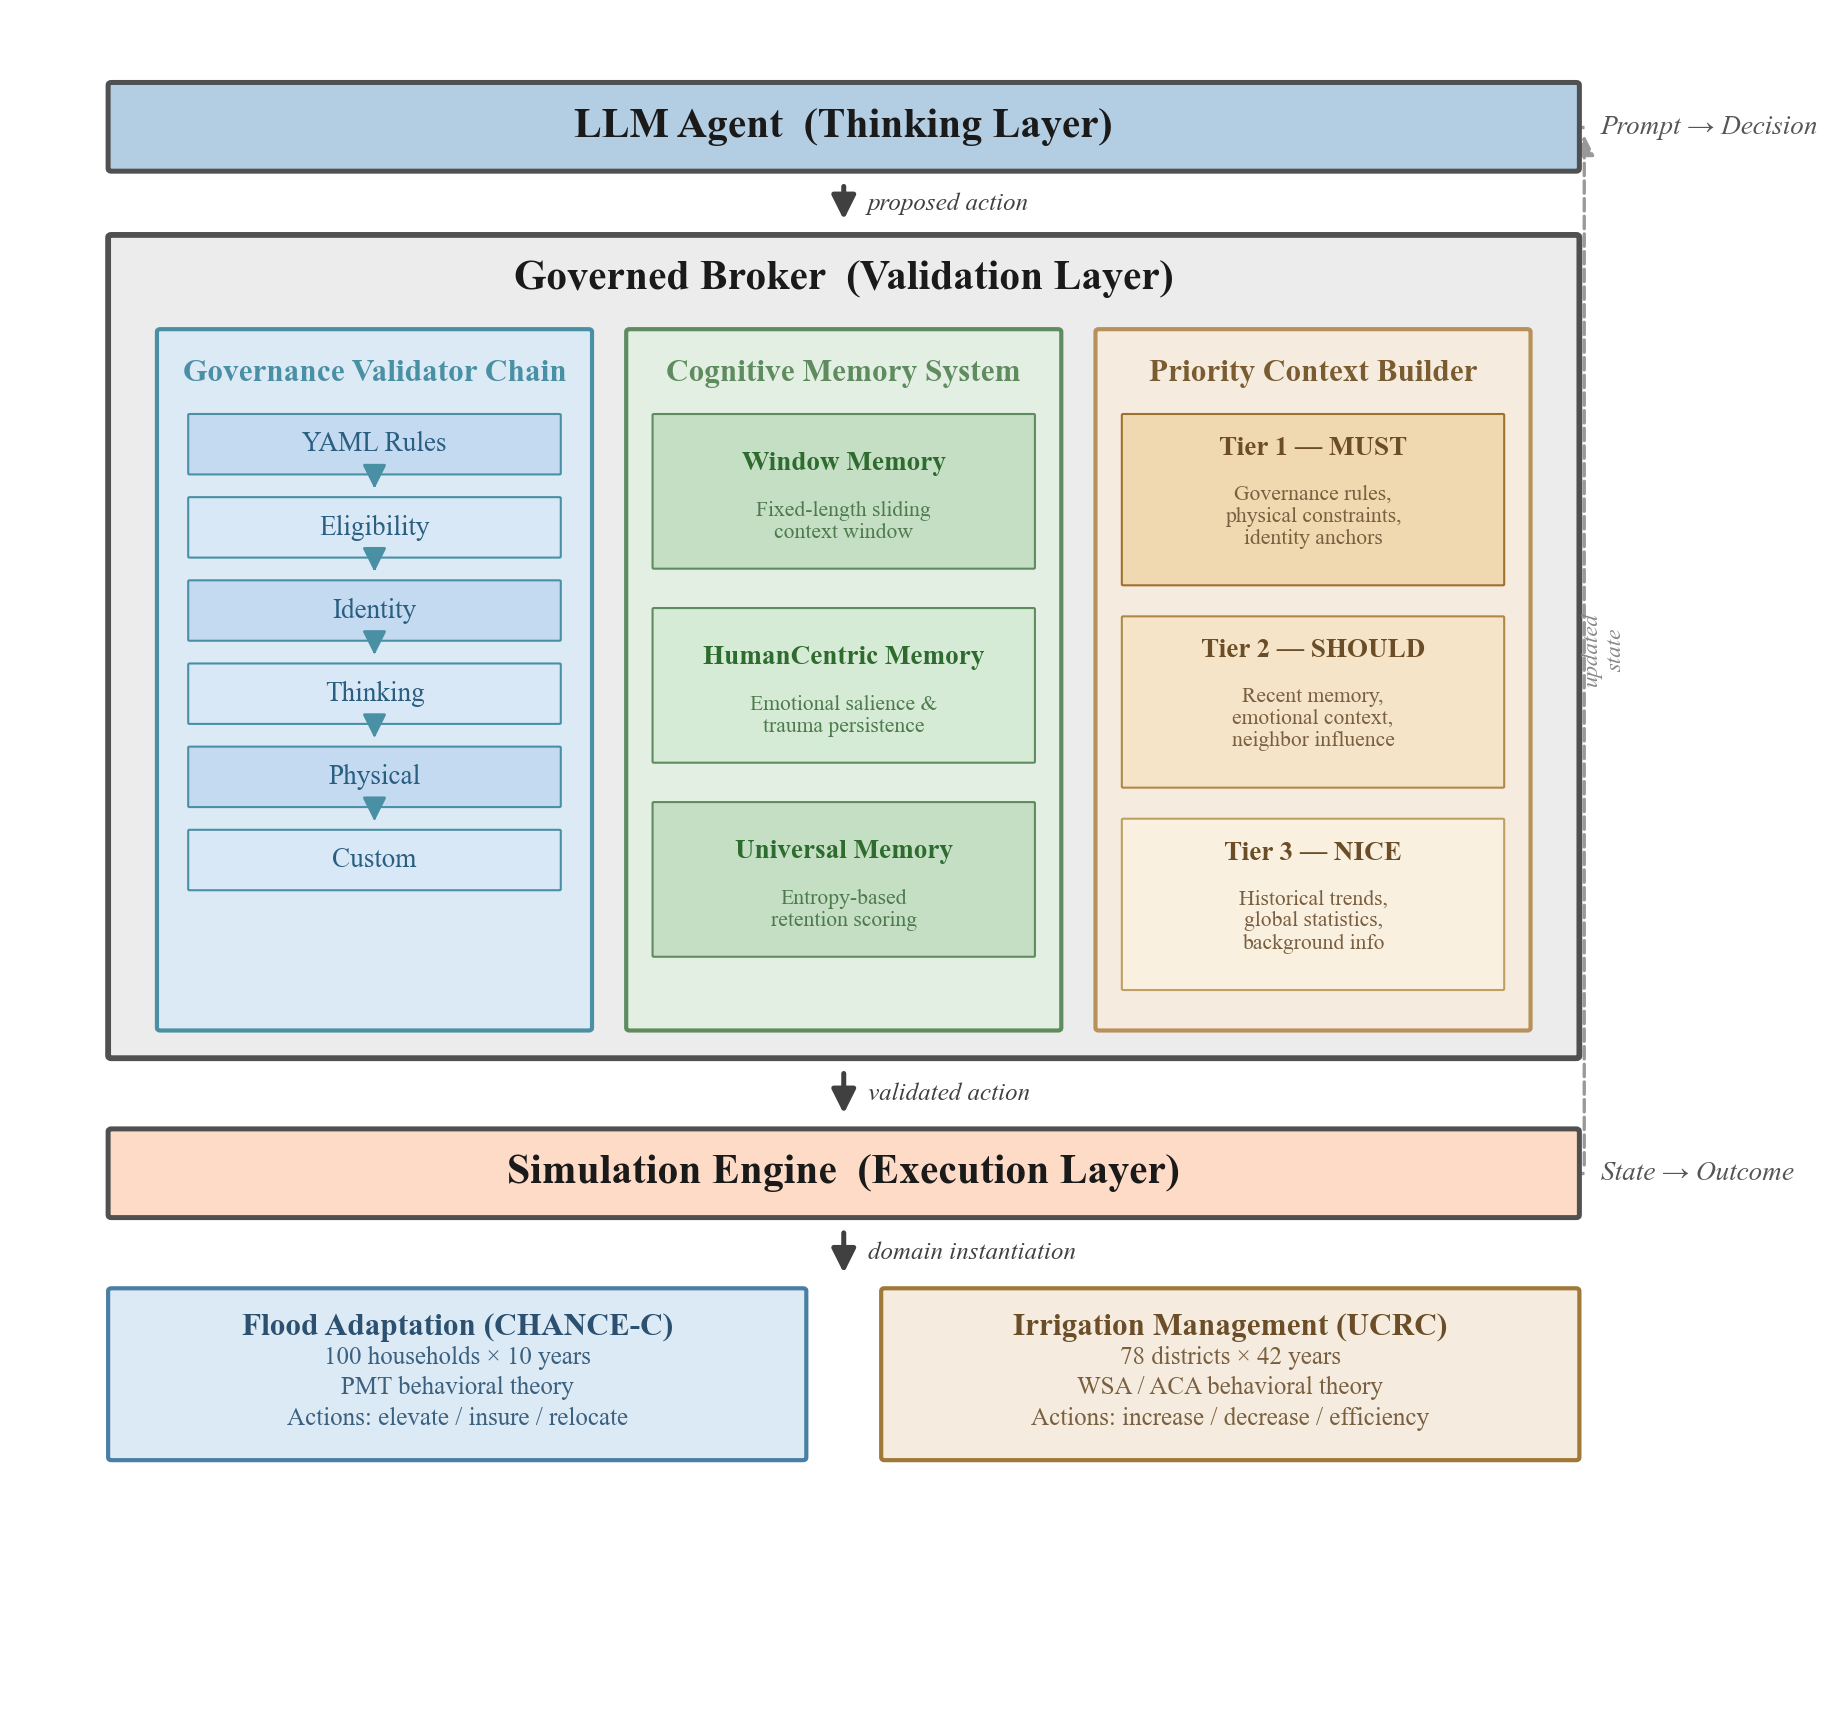

The Python source for this figure:
"""
SAGE Paper -- Figure 1: Architecture Overview
==============================================
Three-layer separation diagram for the WRR Technical Report.

    LLM Agent (Thinking)
        |
    Governed Broker (Validation)   <-- Three Pillars inside
        |
    Simulation Engine (Execution)

Within the Governed Broker the three pillars are shown:
  1. Governance Validator Chain
  2. Cognitive Memory
  3. Priority Context Builder

At the bottom, two domain-instantiation boxes:
  - Flood Adaptation  (100 households x 10 yr)
  - Irrigation Management (78 districts x 42 yr)

AGU/WRR figure requirements:
  - 300 DPI minimum
  - Serif font (Times New Roman)
  - Full-width figure (~7 inches / 170 mm)
  - Clean, muted colour palette

Usage:
  python fig1_architecture.py
"""

from pathlib import Path

import matplotlib
matplotlib.use("Agg")
import matplotlib.pyplot as plt
from matplotlib.patches import FancyBboxPatch

# ---------- paths ----------
SCRIPT_DIR = Path(__file__).resolve().parent

# ---------- style ----------
plt.rcParams.update({
    "font.family": "serif",
    "font.serif": ["Times New Roman", "DejaVu Serif"],
    "font.size": 8,
    "axes.labelsize": 9,
    "axes.titlesize": 10,
    "legend.fontsize": 7,
    "xtick.labelsize": 7,
    "ytick.labelsize": 7,
    "figure.dpi": 300,
    "savefig.dpi": 300,
    "savefig.bbox": "tight",
})

# ---------- colour palette (muted) ----------
COL_AGENT    = "#B3CDE3"   # light steel blue
COL_BROKER   = "#ECECEC"   # light gray
COL_ENGINE   = "#FDDBC7"   # light peach / orange
COL_PILLAR1  = "#4A90A4"   # muted teal-blue  (Governance)
COL_PILLAR2  = "#5E8C5E"   # muted sage-green (Memory)
COL_PILLAR3  = "#B8905A"   # muted warm-tan   (Priority)
COL_ARROW    = "#404040"   # dark gray
COL_TEXT     = "#1A1A1A"   # near-black
COL_BORDER   = "#505050"   # medium gray


# ── helpers ──────────────────────────────────────────────────────────
def _box(ax, x, y, w, h, fc, ec=COL_BORDER, lw=1.0, zorder=2):
    """Rounded box. (x,y) is bottom-left corner."""
    p = FancyBboxPatch((x, y), w, h, boxstyle="round,pad=0.02",
                       facecolor=fc, edgecolor=ec, linewidth=lw, zorder=zorder)
    ax.add_patch(p)
    return p


def _sbox(ax, x, y, w, h, fc, ec=COL_BORDER, lw=0.6, zorder=3):
    """Small rounded box. (x,y) is bottom-left corner."""
    p = FancyBboxPatch((x, y), w, h, boxstyle="round,pad=0.008",
                       facecolor=fc, edgecolor=ec, linewidth=lw, zorder=zorder)
    ax.add_patch(p)
    return p


def _txt(ax, x, y, s, fs=8, fw="normal", fc=COL_TEXT, ha="center",
         va="center", zorder=5, **kw):
    return ax.text(x, y, s, fontsize=fs, fontweight=fw, color=fc,
                   ha=ha, va=va, zorder=zorder, **kw)


def _arrow(ax, x, y0, y1, color=COL_ARROW, lw=1.2):
    ax.annotate("", xy=(x, y1), xytext=(x, y0),
                arrowprops=dict(arrowstyle="-|>", color=color, lw=lw,
                                mutation_scale=12), zorder=10)


# ══════════════════════════════════════════════════════════════════════
def draw_architecture():
    fig, ax = plt.subplots(figsize=(7.0, 7.2))
    ax.set_xlim(0, 10)
    ax.set_ylim(0, 12.0)
    ax.axis("off")

    # ── global geometry ──────────────────────────────────────────────
    x0 = 0.50
    W  = 9.00                         # full width of main layers

    # vertical stack (top to bottom -- all "top" values)
    yA_top = 11.60;  hA = 0.60       # Agent box
    yB_top = 10.50;  hB = 5.90       # Broker box (large)
    yE_top =  4.05;  hE = 0.60       # Engine box
    yD_top =  2.90                    # Domain row top

    # ── 1. LLM Agent ────────────────────────────────────────────────
    _box(ax, x0, yA_top - hA, W, hA, COL_AGENT, lw=1.2)
    _txt(ax, x0 + W/2, yA_top - hA/2,
         "LLM Agent  (Thinking Layer)", fs=10, fw="bold")
    _txt(ax, x0 + W + 0.15, yA_top - hA/2,
         "Prompt \u2192 Decision", fs=6.5, fc="#555555",
         ha="left", fontstyle="italic")

    # arrow Agent --> Broker
    _arrow(ax, x0 + W/2, yA_top - hA - 0.07, yB_top + 0.07)
    _txt(ax, x0 + W/2 + 0.15, (yA_top - hA + yB_top)/2,
         "proposed action", fs=6, fc=COL_ARROW, ha="left", fontstyle="italic")

    # ── 2. Governed Broker ──────────────────────────────────────────
    _box(ax, x0, yB_top - hB, W, hB, COL_BROKER, lw=1.4)
    _txt(ax, x0 + W/2, yB_top - 0.30,
         "Governed Broker  (Validation Layer)", fs=10, fw="bold")

    # --- pillar geometry ---
    # pillar outer boxes
    pTop  = yB_top - 0.68             # top of pillar boxes
    pBot  = yB_top - hB + 0.20       # bottom of pillar boxes
    pH    = pTop - pBot               # pillar height
    pGap  = 0.25
    pMarg = 0.30
    uW    = W - 2*pMarg
    pW    = (uW - 2*pGap) / 3
    pX    = [x0 + pMarg + i*(pW + pGap) for i in range(3)]

    # The pillar header text sits 0.30 below pillar top.
    # The first content box TOP edge sits 0.56 below pillar top.
    hdr_y = pTop - 0.30               # y of header text
    cnt_top = pTop - 0.60             # y of first content box TOP edge

    # ── Pillar 1 : Governance Validator Chain ────────────────────
    _box(ax, pX[0], pBot, pW, pH, "#DCEAF5", ec=COL_PILLAR1, lw=1.0)
    _txt(ax, pX[0] + pW/2, hdr_y,
         "Governance Validator Chain", fs=7.5, fw="bold", fc=COL_PILLAR1)

    validators = ["YAML Rules", "Eligibility", "Identity",
                  "Thinking", "Physical", "Custom"]
    vH = 0.42;  vG = 0.18
    vX = pX[0] + 0.18;  vW = pW - 0.36
    vC = ["#C3DAF0", "#D8E8F6"]
    for i, vl in enumerate(validators):
        # top of box i = cnt_top - i*(vH+vG)
        # bottom-left y = top - vH
        v_top = cnt_top - i*(vH + vG)
        vy = v_top - vH
        _sbox(ax, vX, vy, vW, vH, vC[i % 2], ec=COL_PILLAR1, lw=0.5)
        _txt(ax, vX + vW/2, vy + vH/2, vl, fs=6.5, fc="#2B5F82")
        if i < len(validators) - 1:
            _arrow(ax, vX + vW/2, vy - 0.01, vy - vG + 0.01,
                   color=COL_PILLAR1, lw=0.7)

    # ── Pillar 2 : Cognitive Memory System ───────────────────────
    _box(ax, pX[1], pBot, pW, pH, "#E3EFE3", ec=COL_PILLAR2, lw=1.0)
    _txt(ax, pX[1] + pW/2, hdr_y,
         "Cognitive Memory System", fs=7.5, fw="bold", fc=COL_PILLAR2)

    memories = [
        ("Window Memory",       "Fixed-length sliding\ncontext window"),
        ("HumanCentric Memory", "Emotional salience &\ntrauma persistence"),
        ("Universal Memory",    "Entropy-based\nretention scoring"),
    ]
    mH = 1.10;  mG = 0.30
    mX = pX[1] + 0.15;  mW = pW - 0.30
    mC = ["#C5DFC5", "#D6EBD6", "#C5DFC5"]
    for i, (mn, md) in enumerate(memories):
        m_top = cnt_top - i*(mH + mG)
        my = m_top - mH
        _sbox(ax, mX, my, mW, mH, mC[i], ec=COL_PILLAR2, lw=0.5)
        _txt(ax, mX + mW/2, my + mH*0.68, mn,
             fs=6.5, fw="bold", fc="#2E6B2E")
        _txt(ax, mX + mW/2, my + mH*0.30, md,
             fs=5.2, fc="#4E7A4E", linespacing=1.15)

    # ── Pillar 3 : Priority Context Builder ──────────────────────
    _box(ax, pX[2], pBot, pW, pH, "#F5ECDF", ec=COL_PILLAR3, lw=1.0)
    _txt(ax, pX[2] + pW/2, hdr_y,
         "Priority Context Builder", fs=7.5, fw="bold", fc="#7A5C30")

    tiers = [
        ("Tier 1 \u2014 MUST",   "Governance rules,\nphysical constraints,\nidentity anchors"),
        ("Tier 2 \u2014 SHOULD", "Recent memory,\nemotional context,\nneighbor influence"),
        ("Tier 3 \u2014 NICE",   "Historical trends,\nglobal statistics,\nbackground info"),
    ]
    tH = 1.22;  tG = 0.24
    tX = pX[2] + 0.15;  tW = pW - 0.30
    tC  = ["#F0D8B0", "#F5E4C8", "#FAF0E0"]
    tEC = ["#A07030", "#B08848", "#C0A060"]
    for i, (tn, td) in enumerate(tiers):
        t_top = cnt_top - i*(tH + tG)
        ty = t_top - tH
        _sbox(ax, tX, ty, tW, tH, tC[i], ec=tEC[i], lw=0.5)
        _txt(ax, tX + tW/2, ty + tH*0.80, tn,
             fs=6.5, fw="bold", fc="#6B4E28")
        _txt(ax, tX + tW/2, ty + tH*0.40, td,
             fs=5.2, fc="#7A6040", linespacing=1.15)

    # arrow Broker --> Engine
    _arrow(ax, x0 + W/2, yB_top - hB - 0.07, yE_top + 0.07)
    _txt(ax, x0 + W/2 + 0.15, (yB_top - hB + yE_top)/2,
         "validated action", fs=6, fc=COL_ARROW, ha="left", fontstyle="italic")

    # ── 3. Simulation Engine ────────────────────────────────────────
    _box(ax, x0, yE_top - hE, W, hE, COL_ENGINE, lw=1.2)
    _txt(ax, x0 + W/2, yE_top - hE/2,
         "Simulation Engine  (Execution Layer)", fs=10, fw="bold")
    _txt(ax, x0 + W + 0.15, yE_top - hE/2,
         "State \u2192 Outcome", fs=6.5, fc="#555555",
         ha="left", fontstyle="italic")

    # arrow Engine --> Domain
    _arrow(ax, x0 + W/2, yE_top - hE - 0.07, yD_top + 0.07)
    _txt(ax, x0 + W/2 + 0.15, (yE_top - hE + yD_top)/2,
         "domain instantiation", fs=6, fc=COL_ARROW,
         ha="left", fontstyle="italic")

    # ── 4. Domain Instantiation ─────────────────────────────────────
    dH   = 1.20
    dGap = 0.50
    dW   = (W - dGap) / 2

    # Flood Adaptation
    dxF = x0
    _box(ax, dxF, yD_top - dH, dW, dH, "#DCEAF5", ec="#4A7FA5", lw=1.0)
    _txt(ax, dxF + dW/2, yD_top - 0.26,
         "Flood Adaptation (CHANCE-C)", fs=7.5, fw="bold", fc="#2B5070")
    _txt(ax, dxF + dW/2, yD_top - dH/2 - 0.10,
         "100 households \u00d7 10 years\n"
         "PMT behavioral theory\n"
         "Actions: elevate / insure / relocate",
         fs=6, fc="#3B6080", linespacing=1.35)

    # Irrigation Management
    dxI = x0 + dW + dGap
    _box(ax, dxI, yD_top - dH, dW, dH, "#F5ECDF", ec="#A07838", lw=1.0)
    _txt(ax, dxI + dW/2, yD_top - 0.26,
         "Irrigation Management (UCRC)", fs=7.5, fw="bold", fc="#6B4E28")
    _txt(ax, dxI + dW/2, yD_top - dH/2 - 0.10,
         "78 districts \u00d7 42 years\n"
         "WSA / ACA behavioral theory\n"
         "Actions: increase / decrease / efficiency",
         fs=6, fc="#7A6040", linespacing=1.35)

    # ── 5. Feedback loop (right edge, dashed) ──────────────────────
    fbX = x0 + W + 0.05
    # vertical dashed arrow (Engine level -> Agent level)
    ax.annotate("", xy=(fbX, yA_top - hA/2), xytext=(fbX, yE_top - hE/2),
                arrowprops=dict(arrowstyle="-|>", color="#999999", lw=0.8,
                                linestyle="dashed", mutation_scale=10),
                zorder=1)
    # horizontal ticks connecting main boxes to the vertical line
    ax.plot([x0 + W, fbX], [yE_top - hE/2]*2,
            color="#999999", lw=0.8, ls="--", zorder=1)
    ax.plot([fbX, x0 + W], [yA_top - hA/2]*2,
            color="#999999", lw=0.8, ls="--", zorder=1)
    _txt(ax, fbX + 0.12,
         (yA_top - hA/2 + yE_top - hE/2)/2,
         "updated\nstate", fs=5.5, fc="#888888",
         rotation=90, fontstyle="italic")

    return fig


# ══════════════════════════════════════════════════════════════════════
if __name__ == "__main__":
    fig = draw_architecture()

    out_pdf = SCRIPT_DIR / "fig1_architecture.pdf"
    out_png = SCRIPT_DIR / "fig1_architecture.png"

    fig.savefig(str(out_pdf), format="pdf", bbox_inches="tight")
    fig.savefig(str(out_png), format="png", bbox_inches="tight")

    print(f"Saved: {out_pdf}")
    print(f"Saved: {out_png}")
    plt.close(fig)
